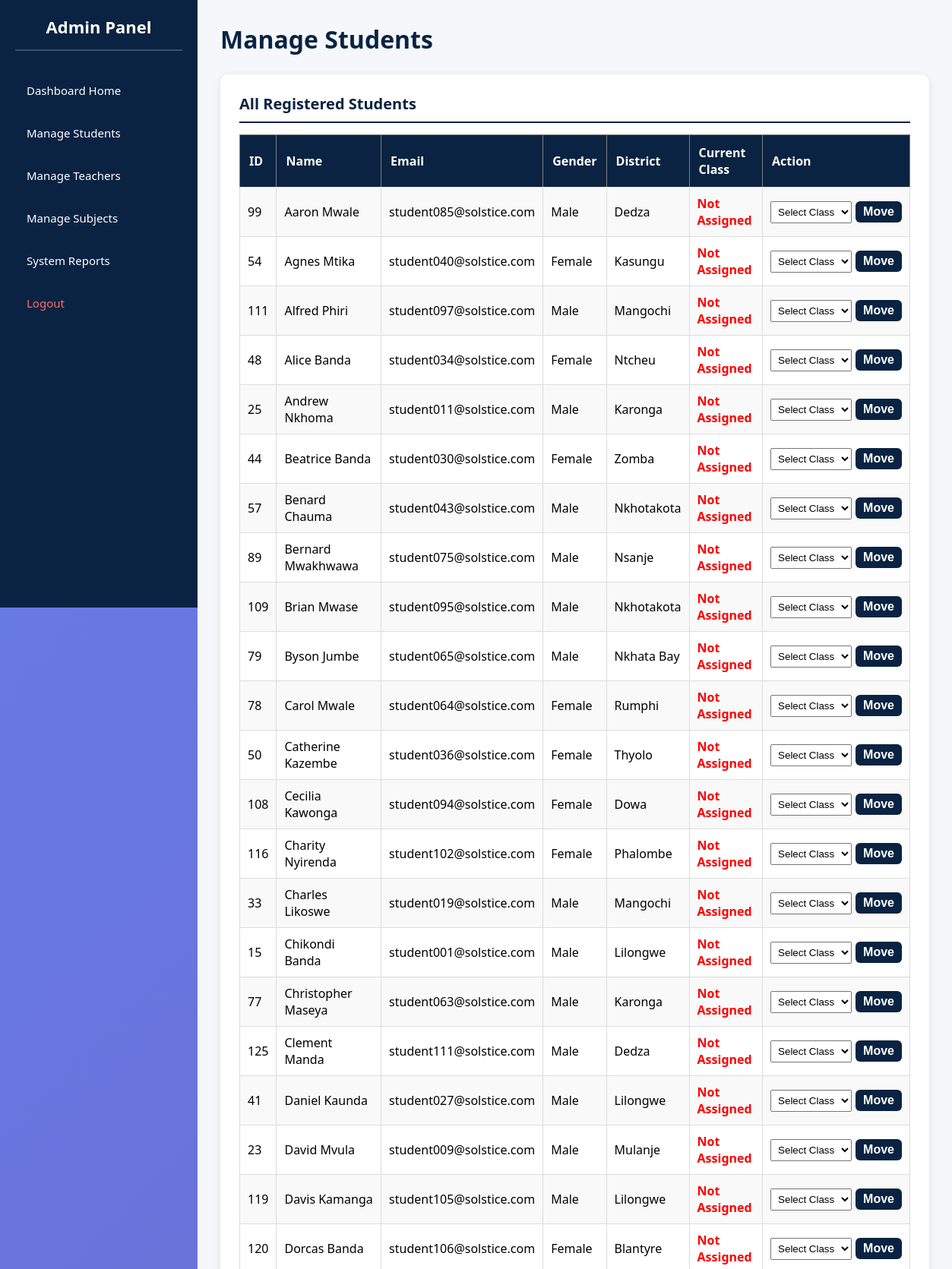
Screenshot of /admin_manage_students.php (signed in, upper part) with the database file from the repository.
### tables this page shows
CREATE TABLE users (
    id INT AUTO_INCREMENT PRIMARY KEY,
    name VARCHAR(255) NOT NULL,
    email VARCHAR(255) UNIQUE NOT NULL,
    password VARCHAR(255) NOT NULL,
    role ENUM('student', 'teacher', 'admin') NOT NULL,
    gender ENUM('Male', 'Female') DEFAULT NULL,
    district VARCHAR(100) DEFAULT NULL,
    created_at TIMESTAMP DEFAULT CURRENT_TIMESTAMP
);

### admin_manage_students.php (the view, shortened to what this page needs)
<?php
require_once 'config.php';
$students = $conn->query("
    SELECT u.id, u.name, u.email, u.gender, u.district, c.class_name, c.id as class_id
    FROM users u
    LEFT JOIN student_classes sc ON u.id = sc.student_id
    LEFT JOIN classes c ON sc.class_id = c.id
    WHERE u.role = 'student'
    ORDER BY u.name ASC
");
?>
<!DOCTYPE html>
<html>
<head>
    <link rel="stylesheet" href="sec.css">
</head>
<body>
    <div class="dashboard-container">
        <div class="sidebar">
            <h2>Admin Panel</h2>
            <ul>
                <li><a href="admin_dashboard.php"> Dashboard Home</a></li>
                <li><a href="admin_manage_students.php"> Manage Students</a></li>
                <li><a href="admin_manage_teachers.php"> Manage Teachers</a></li>
                <li><a href="admin_manage_subjects.php"> Manage Subjects</a></li>
                <li><a href="admin_system_reports.php">System Reports</a></li>
                <li><a href="logout.php" style="color: #ff6b6b;"> Logout</a></li>
            </ul>
        </div>
        <div class="main-content">
            <h1>Manage Students</h1>
            <div class="card">
                <h3>All Registered Students</h3>
                <table border="1" cellpadding="10" style="width: 100%; border-collapse: collapse;">
                    <tr style="background-color: #0A2342; color: white;">
                        <th>ID</th>
                        <th>Name</th>
                        <th>Email</th>
                        <th>Gender</th>
                        <th>District</th>
                        <th>Current Class</th>
                        <th>Action</th>
                    </tr>
                    <?php if ($students && $students->num_rows > 0): ?>
                        <?php while($row = $students->fetch_assoc()): ?>
                        <tr>
                            <td><?php echo $row['id']; ?></td>
                            <td><?php echo htmlspecialchars($row['name']); ?></td>
                            <td><?php echo htmlspecialchars($row['email']); ?></td>
                            <td><?php echo htmlspecialchars($row['gender'] ?? 'N/A'); ?></td>
                            <td><?php echo htmlspecialchars($row['district'] ?? 'N/A'); ?></td>
                            <td>
                                <strong style="color: #0A2342;">
                                    <?php echo $row['class_name'] ? htmlspecialchars($row['class_name']) : '<span style="color:red;">Not Assigned</span>'; ?>
                                </strong>
                            </td>
                            <td>
                                <form method="POST" style="display: flex; gap: 5px; align-items: center;">
                                    <select name="class_id" required style="padding: 5px;">
                                        <option value="">Select Class</option>
                                    </select>
                                    <button type="submit" name="move_student" class="btn" style="padding: 5px 10px; margin: 0;">Move</button>
                                </form>
                            </td>
                        </tr>
                        <?php endwhile; ?>
                    <?php else: ?>
                        <tr><td colspan="7" style="text-align:center;">No students registered yet.</td></tr>
                    <?php endif; ?>
                </table>
            </div>
        </div>
    </div>
</body>
</html>

### sec.css (style rules this page uses)
* { margin: 0; padding: 0; box-sizing: border-box; }
body { font-family: 'Segoe UI', Tahoma, Geneva, Verdana, sans-serif; background: linear-gradient(135deg, #667eea 0%, #764ba2 100%); min-height: 100vh; }
.btn { width: 100%; padding: 12px; background: #0A2342; color: white; border: none; border-radius: 6px; font-size: 16px; font-weight: bold; cursor: pointer; transition: background 0.3s; margin-top: 10px; }
.dashboard-container { display: flex; min-height: 100vh; }
.sidebar { width: 260px; background: #0A2342; color: white; padding: 20px; position: fixed; height: 100vh; overflow-y: auto; }
.sidebar h2 { margin-bottom: 30px; font-size: 22px; text-align: center; padding-bottom: 15px; border-bottom: 2px solid rgba(255,255,255,0.2); }
.sidebar ul { list-style: none; }
.sidebar ul li { margin: 12px 0; }
.sidebar ul li a { color: white; text-decoration: none; display: block; padding: 12px 15px; border-radius: 6px; transition: background 0.3s; font-size: 15px; }
.main-content { margin-left: 260px; padding: 30px; flex: 1; background: #f5f7fa; min-height: 100vh; }
.main-content h1 { color: #0A2342; margin-bottom: 25px; font-size: 32px; }
.card { background: white; padding: 25px; border-radius: 10px; box-shadow: 0 2px 10px rgba(0,0,0,0.1); margin-bottom: 20px; }
.card h3 { color: #0A2342; margin-bottom: 15px; font-size: 20px; border-bottom: 2px solid #0A2342; padding-bottom: 10px; }
table { width: 100%; border-collapse: collapse; margin-top: 15px; }
table th { background: #0A2342; color: white; padding: 12px; text-align: left; }
table td { padding: 10px; border: 1px solid #ddd; }
table tr:nth-child(even) { background: #f9f9f9; }

### rows the page displays
users: id "99", name "Aaron Mwale", email "student085@solstice.com", gender "Male", district "Dedza"
users: id "54", name "Agnes Mtika", email "student040@solstice.com", gender "Female", district "Kasungu"
users: id "111", name "Alfred Phiri", email "student097@solstice.com", gender "Male", district "Mangochi"
users: id "48", name "Alice Banda", email "student034@solstice.com", gender "Female", district "Ntcheu"
users: id "25", name "Andrew Nkhoma", email "student011@solstice.com", gender "Male", district "Karonga"
users: id "44", name "Beatrice Banda", email "student030@solstice.com", gender "Female", district "Zomba"
users: id "57", name "Benard Chauma", email "student043@solstice.com", gender "Male", district "Nkhotakota"
users: id "89", name "Bernard Mwakhwawa", email "student075@solstice.com", gender "Male", district "Nsanje"
users: id "109", name "Brian Mwase", email "student095@solstice.com", gender "Male", district "Nkhotakota"
users: id "79", name "Byson Jumbe", email "student065@solstice.com", gender "Male", district "Nkhata Bay"
users: id "78", name "Carol Mwale", email "student064@solstice.com", gender "Female", district "Rumphi"
users: id "50", name "Catherine Kazembe", email "student036@solstice.com", gender "Female", district "Thyolo"
users: id "108", name "Cecilia Kawonga", email "student094@solstice.com", gender "Female", district "Dowa"
users: id "116", name "Charity Nyirenda", email "student102@solstice.com", gender "Female", district "Phalombe"
users: id "33", name "Charles Likoswe", email "student019@solstice.com", gender "Male", district "Mangochi"
users: id "15", name "Chikondi Banda", email "student001@solstice.com", gender "Male", district "Lilongwe"
users: id "77", name "Christopher Maseya", email "student063@solstice.com", gender "Male", district "Karonga"
users: id "125", name "Clement Manda", email "student111@solstice.com", gender "Male", district "Dedza"
users: id "41", name "Daniel Kaunda", email "student027@solstice.com", gender "Male", district "Lilongwe"
users: id "23", name "David Mvula", email "student009@solstice.com", gender "Male", district "Mulanje"
users: id "119", name "Davis Kamanga", email "student105@solstice.com", gender "Male", district "Lilongwe"
users: id "120", name "Dorcas Banda", email "student106@solstice.com", gender "Female", district "Blantyre"
